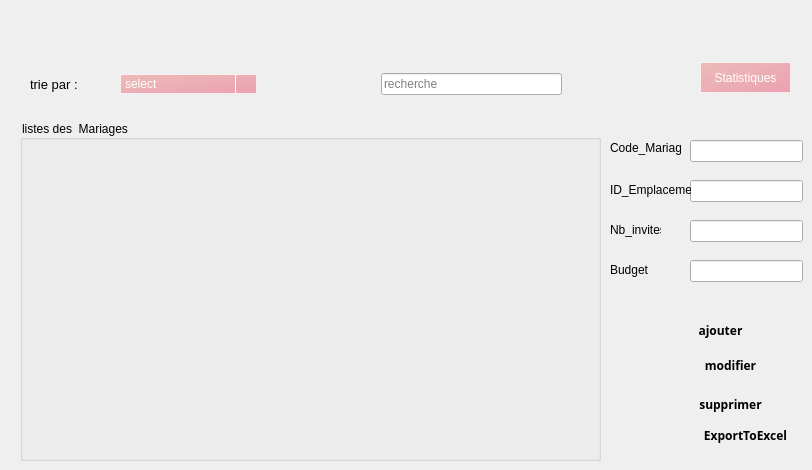
        <widget class="QWidget" name="tab_16">
         <attribute name="title">
          <string>mariages</string>
         </attribute>
         <widget class="QPushButton" name="btn_triefdescMariage">
          <property name="geometry">
           <rect>
            <x>282</x>
            <y>70</y>
            <width>33</width>
            <height>29</height>
           </rect>
          </property>
          <property name="styleSheet">
           <string notr="true">color: green ; background-color: white ;
background-color: rgb(209, 209, 209);</string>
          </property>
          <property name="text">
           <string/>
          </property>
          <property name="icon">
           <iconset resource="src.qrc">
            <normaloff>:/ressource/down.png</normaloff>:/ressource/down.png</iconset>
          </property>
          <property name="flat">
           <bool>true</bool>
          </property>
         </widget>
         <widget class="QGroupBox" name="groupBox_113">
          <property name="geometry">
           <rect>
            <x>20</x>
            <y>120</y>
            <width>581</width>
            <height>341</height>
           </rect>
          </property>
          <property name="styleSheet">
           <string notr="true">color: dark ; background-color: darkCyan ;background: transparent;</string>
          </property>
          <property name="title">
           <string>listes des  Mariages</string>
          </property>
          <widget class="QTableView" name="tableViewCerems">
           <property name="geometry">
            <rect>
             <x>10</x>
             <y>40</y>
             <width>541</width>
             <height>271</height>
            </rect>
           </property>
          </widget>
         </widget>
         <widget class="QLabel" name="label_28">
          <property name="geometry">
           <rect>
            <x>30</x>
            <y>70</y>
            <width>65</width>
            <height>29</height>
           </rect>
          </property>
          <property name="font">
           <font>
            <pointsize>10</pointsize>
           </font>
          </property>
          <property name="styleSheet">
           <string notr="true">color:black;</string>
          </property>
          <property name="text">
           <string>trie par :</string>
          </property>
         </widget>
         <widget class="QLineEdit" name="recherche_Mariage">
          <property name="geometry">
           <rect>
            <x>381</x>
            <y>73</y>
            <width>181</width>
            <height>22</height>
           </rect>
          </property>
          <property name="styleSheet">
           <string notr="true">color: rgb(0, 0, 0);</string>
          </property>
          <property name="placeholderText">
           <string>recherche</string>
          </property>
         </widget>
         <widget class="QLineEdit" name="mariage_budget">
          <property name="geometry">
           <rect>
            <x>690</x>
            <y>260</y>
            <width>113</width>
            <height>22</height>
           </rect>
          </property>
          <property name="styleSheet">
           <string notr="true">color: rgb(0, 0, 0);</string>
          </property>
         </widget>
         <widget class="QLineEdit" name="mariage_code">
          <property name="geometry">
           <rect>
            <x>690</x>
            <y>140</y>
            <width>113</width>
            <height>22</height>
           </rect>
          </property>
          <property name="styleSheet">
           <string notr="true">color: rgb(0, 0, 0);</string>
          </property>
         </widget>
         <widget class="QPushButton" name="ajouterMariage">
          <property name="geometry">
           <rect>
            <x>650</x>
            <y>310</y>
            <width>141</width>
            <height>41</height>
           </rect>
          </property>
          <property name="font">
           <font>
            <family>MV Boli</family>
            <weight>75</weight>
            <bold>true</bold>
           </font>
          </property>
          <property name="styleSheet">
           <string notr="true">color:black;</string>
          </property>
          <property name="text">
           <string>ajouter</string>
          </property>
          <property name="icon">
           <iconset resource="src.qrc">
            <normaloff>:/ressource/add.png</normaloff>:/ressource/add.png</iconset>
          </property>
          <property name="default">
           <bool>false</bool>
          </property>
          <property name="flat">
           <bool>true</bool>
          </property>
         </widget>
         <widget class="QLineEdit" name="mariage_nbinvit">
          <property name="geometry">
           <rect>
            <x>690</x>
            <y>220</y>
            <width>113</width>
            <height>22</height>
           </rect>
          </property>
          <property name="styleSheet">
           <string notr="true">color: rgb(0, 0, 0);</string>
          </property>
         </widget>
         <widget class="QPushButton" name="btn_triefascMariage">
          <property name="geometry">
           <rect>
            <x>340</x>
            <y>70</y>
            <width>33</width>
            <height>29</height>
           </rect>
          </property>
          <property name="styleSheet">
           <string notr="true">color: green ; background-color: white ;
background-color: rgb(209, 209, 209);</string>
          </property>
          <property name="text">
           <string/>
          </property>
          <property name="icon">
           <iconset resource="src.qrc">
            <normaloff>:/ressource/up.png</normaloff>:/ressource/up.png</iconset>
          </property>
          <property name="flat">
           <bool>true</bool>
          </property>
         </widget>
         <widget class="QLineEdit" name="mariage_id">
          <property name="geometry">
           <rect>
            <x>690</x>
            <y>180</y>
            <width>113</width>
            <height>22</height>
           </rect>
          </property>
          <property name="styleSheet">
           <string notr="true">color: rgb(0, 0, 0);</string>
          </property>
          <property name="readOnly">
           <bool>false</bool>
          </property>
         </widget>
         <widget class="QComboBox" name="trie_mariage">
          <property name="geometry">
           <rect>
            <x>120</x>
            <y>74</y>
            <width>137</width>
            <height>20</height>
           </rect>
          </property>
          <property name="styleSheet">
           <string notr="true">QComboBox
{
    color:white;
    background-color: qlineargradient(x1:0, y1:0, x2:1,y2:1, stop: 1 rgba(228, 41, 81, 100), stop: 0 rgba(234, 107, 101, 100));
    border-color: rgba(255,255,255,200);
    border-width: 1px;
    border-style: solid;
}

QComboBox QListView
{
    border-style: none;
    background-color: qlineargradient(x1:0, y1:0, x2:1,y2:0, stop: 1 rgba(228, 41, 81, 100), stop: 0 rgba(234, 107, 101, 100));
}

QComboBox::drop-down
{
    width: 20px;
    border: 1px;
    border-color:white;
    border-left-style:solid;
    border-top-style: none;
    border-bottom-style: none;
    border-right-style: none;
}

QComboBox::down-arrow
{
    image: url(C:/Users/SBS/Documents/testqt/Ressources/down.png);
    width: 16px;
    height: 16px;
}</string>
          </property>
          <item>
           <property name="text">
            <string>select</string>
           </property>
          </item>
          <item>
           <property name="text">
            <string>CODEMARIAGE</string>
           </property>
          </item>
          <item>
           <property name="text">
            <string>IDEMPLACEMENT</string>
           </property>
          </item>
          <item>
           <property name="text">
            <string>NBINVITES</string>
           </property>
          </item>
          <item>
           <property name="text">
            <string>BUDGET</string>
           </property>
          </item>
         </widget>
         <widget class="QLabel" name="label_50">
          <property name="geometry">
           <rect>
            <x>610</x>
            <y>180</y>
            <width>81</width>
            <height>20</height>
           </rect>
          </property>
          <property name="styleSheet">
           <string notr="true">color:black;</string>
          </property>
          <property name="text">
           <string>ID_Emplacement</string>
          </property>
         </widget>
         <widget class="QPushButton" name="btn_rechfMariage">
          <property name="geometry">
           <rect>
            <x>570</x>
            <y>70</y>
            <width>33</width>
            <height>29</height>
           </rect>
          </property>
          <property name="styleSheet">
           <string notr="true">color: green ; background-color: white ;
background-color: rgb(209, 209, 209);</string>
          </property>
          <property name="text">
           <string/>
          </property>
          <property name="icon">
           <iconset resource="src.qrc">
            <normaloff>:/ressource/loop.png</normaloff>:/ressource/loop.png</iconset>
          </property>
          <property name="flat">
           <bool>true</bool>
          </property>
         </widget>
         <widget class="QLabel" name="label_59">
          <property name="geometry">
           <rect>
            <x>610</x>
            <y>140</y>
            <width>71</width>
            <height>16</height>
           </rect>
          </property>
          <property name="styleSheet">
           <string notr="true">color:black;</string>
          </property>
          <property name="text">
           <string>Code_Mariage</string>
          </property>
         </widget>
         <widget class="QPushButton" name="modifierMariage">
          <property name="geometry">
           <rect>
            <x>680</x>
            <y>351</y>
            <width>101</width>
            <height>29</height>
           </rect>
          </property>
          <property name="font">
           <font>
            <family>MV Boli</family>
            <weight>75</weight>
            <bold>true</bold>
           </font>
          </property>
          <property name="styleSheet">
           <string notr="true">color:black;</string>
          </property>
          <property name="text">
           <string>modifier</string>
          </property>
          <property name="icon">
           <iconset resource="src.qrc">
            <normaloff>:/ressource/settings.png</normaloff>:/ressource/settings.png</iconset>
          </property>
          <property name="flat">
           <bool>true</bool>
          </property>
         </widget>
         <widget class="QLabel" name="label_60">
          <property name="geometry">
           <rect>
            <x>610</x>
            <y>260</y>
            <width>61</width>
            <height>20</height>
           </rect>
          </property>
          <property name="styleSheet">
           <string notr="true">color:black;</string>
          </property>
          <property name="text">
           <string>Budget</string>
          </property>
         </widget>
         <widget class="QPushButton" name="supprimerMariage">
          <property name="geometry">
           <rect>
            <x>680</x>
            <y>390</y>
            <width>101</width>
            <height>29</height>
           </rect>
          </property>
          <property name="font">
           <font>
            <family>MV Boli</family>
            <weight>75</weight>
            <bold>true</bold>
           </font>
          </property>
          <property name="styleSheet">
           <string notr="true">color:black;</string>
          </property>
          <property name="text">
           <string>supprimer</string>
          </property>
          <property name="icon">
           <iconset resource="src.qrc">
            <normaloff>:/ressource/Delete.png</normaloff>:/ressource/Delete.png</iconset>
          </property>
          <property name="flat">
           <bool>true</bool>
          </property>
         </widget>
         <widget class="QLabel" name="label_61">
          <property name="geometry">
           <rect>
            <x>610</x>
            <y>220</y>
            <width>51</width>
            <height>20</height>
           </rect>
          </property>
          <property name="styleSheet">
           <string notr="true">color:black;</string>
          </property>
          <property name="text">
           <string>Nb_invites</string>
          </property>
         </widget>
         <widget class="QPushButton" name="ExcelMariage">
          <property name="geometry">
           <rect>
            <x>690</x>
            <y>420</y>
            <width>111</width>
            <height>31</height>
           </rect>
          </property>
          <property name="font">
           <font>
            <family>MV Boli</family>
            <weight>75</weight>
            <bold>true</bold>
           </font>
          </property>
          <property name="styleSheet">
           <string notr="true">color:black;</string>
          </property>
          <property name="text">
           <string>ExportToExcel</string>
          </property>
          <property name="icon">
           <iconset resource="src.qrc">
            <normaloff>:/ressource/execel.png</normaloff>:/ressource/execel.png</iconset>
          </property>
          <property name="flat">
           <bool>true</bool>
          </property>
         </widget>
         <widget class="QPushButton" name="pushButton">
          <property name="geometry">
           <rect>
            <x>700</x>
            <y>62</y>
            <width>91</width>
            <height>31</height>
           </rect>
          </property>
          <property name="styleSheet">
           <string notr="true">    color:white;
    background-color: qlineargradient(x1:0, y1:0, x2:1,y2:1, stop: 1 rgba(228, 41, 81, 100), stop: 0 rgba(234, 107, 101, 100));
    border-color: rgba(255,255,255,200);
    border-width: 1px;
    border-style: solid;
</string>
          </property>
          <property name="text">
           <string>Statistiques</string>
          </property>
         </widget>
        </widget>
